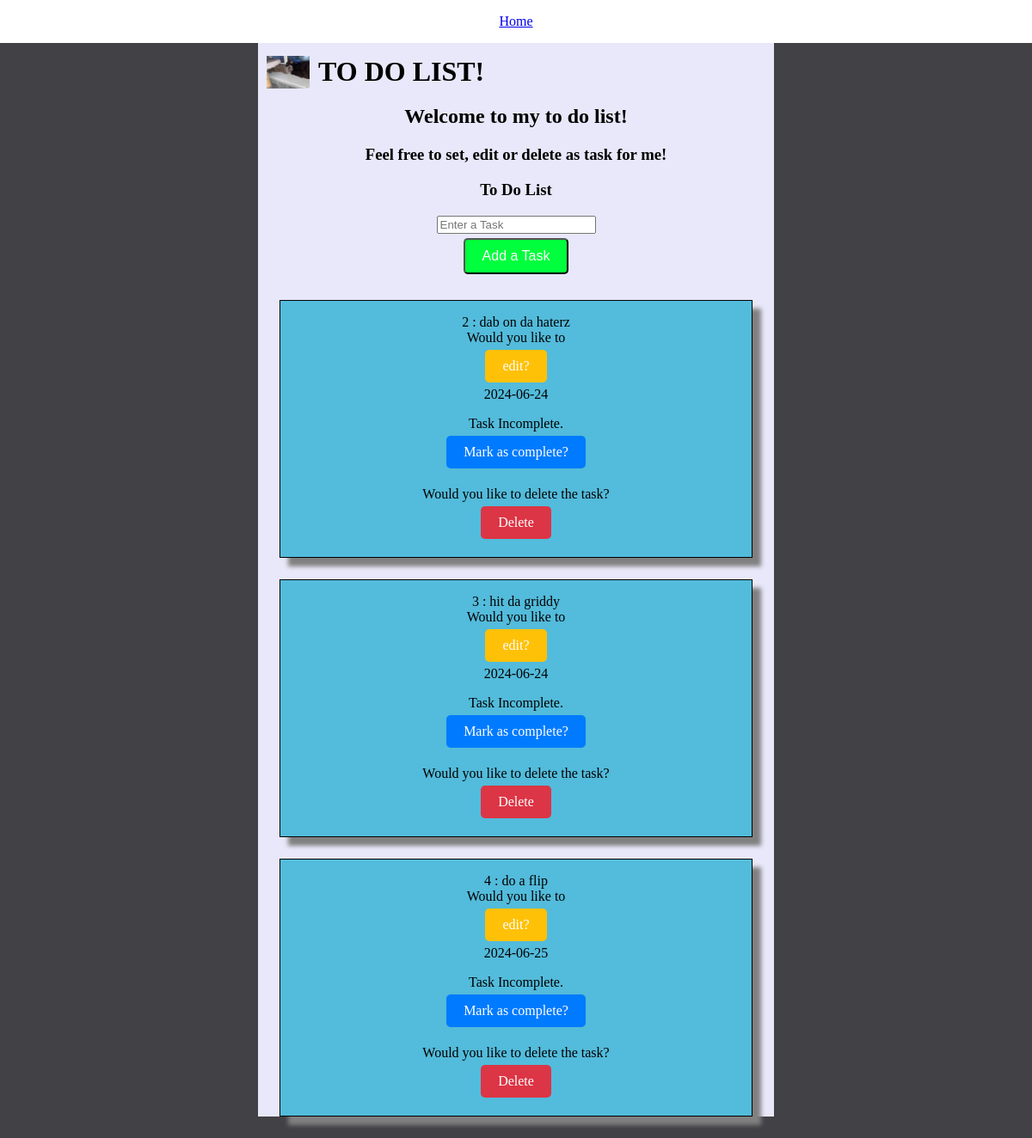
Before: / with the older database file.
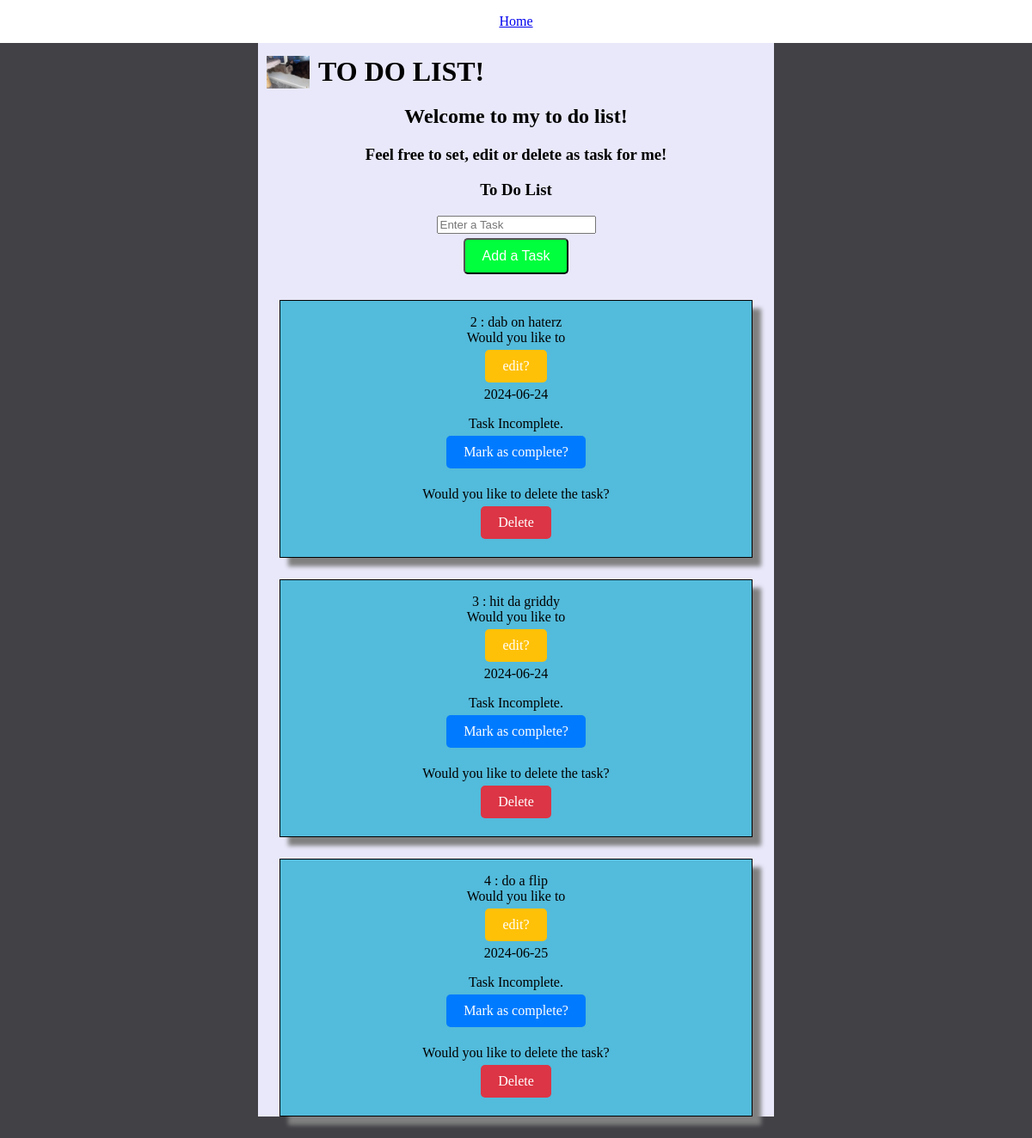
After: the same page with the newer database file.
### app.py (models this page shows)
class Todo(db.Model):
    id = db.Column(db.Integer, primary_key = True)
    task = db.Column(db.String(300), unique = True)
    complete = db.Column(db.Boolean, default=False)
    date = db.Column(db.DateTime, default=datetime.now)

### app.py (the view)
@app.route("/")
def home():
    todo_list = Todo.query.all()
    print(todo_list)
    return render_template("index.html", todo_list = todo_list)

### templates/index.html (shortened to what this page needs)
{% extends 'base.html' %}
{% block content %}
    <div>
        <h3>To Do List</h3>
        <form action="/add" method="post">
            <div>
                <input type="text" name="task" placeholder="Enter a Task"><br>
                <button type="submit" class="btn btn-add">Add a Task</button>
            </div>
        </form>
    <div>
        {% for todo in todo_list %}
        <div class="taskbox">
        <p>{{todo.id}} : {{todo.task}} <br>Would you like to <br><a href="{{ url_for('edit', todo_id=todo.id) }}" class="btn btn-edit">edit?</a> <br>{{todo.date.strftime('%Y-%m-%d') }}</p>
        {% if todo.complete==False %}
        <p>Task Incomplete.<br><a href="/update/{{todo.id}}" class="btn btn-update"> Mark as complete? </a></p>
        <p>Would you like to delete the task? <br><a href="/delete/{{todo.id}}" class="btn btn-delete">Delete </a> </p>
        {% else %}
        <p>Task Complete.<a href="/update/{{todo.id}}" class="btn btn-update"> Mark as incomplete? </a></p>
        <p> Would you like to delete the task? <a href="/delete/{{todo.id}}" class="btn btn-delete"> <br> Delete </a> </p>
        {% endif %}
    </div>
        {% endfor %}
    </div>
    </div>
{% endblock %}

### templates/base.html (shortened to what this page needs)
<!DOCTYPE html>
<html lang="en">
<head>
    <link rel="stylesheet" href="{{ url_for('static', filename='style.css')}}">
</head>
<body>
    <nav>
    <a href="{{ url_for('home')}}">Home</a>
    </nav>
    <div class="container">
    <div class="homebutton"> <a href= "{{ url_for('home')}}" target=""><img src="{{url_for('static', filename='images/kitties.jpg')}}"width ="50px"alt="KITTIES"><h1>TO DO LIST!</h1></a></div>
    <h2>Welcome to my to do list!</h2>
    <h3>Feel free to set, edit or delete as task for me!</h3>
    {% block content %}
    {% endblock %}
</div>
</body>
</html>

### static/style.css (style rules this page uses)
body { background-color: rgb(66, 65, 70); margin: 0px; }
nav { background-color: rgb(255, 255, 255); height: 50px; position: sticky; top: 0; display: flex; justify-content: space-evenly; align-items: center; }
.container { width: 50%; margin: 0 auto; min-height: 150vh; background-color: rgb(232, 232, 250); text-align: center; padding-top: 5px; }
h1 { color: rgb(0, 0, 0); margin: 0px; }
.taskbox { background-color:#53bbdb; border:1px black solid; margin: 25px; box-shadow: 10px 10px 5px grey; }
.homebutton { margin: 10px; }
.homebutton a { display: flex; align-items: center; text-decoration: none; }
.homebutton img { margin-right: 10px; }
.homebutton h1 { display: inline-block; margin: 0; }
.btn { display: inline-block; padding: 10px 20px; font-size: 1em; text-align: center; text-decoration: none; color: white; border-radius: 5px; transition: background-color 0.3s; margin: 5px; cursor: pointer; }
.btn-add { background-color: #00ff3c; }
.btn-update { background-color: #007bff; }
.btn-delete { background-color: #dc3545; }
.btn-edit { background-color: #ffc107; }

Changed rows visible on the page:
changed Todo id 2: task "dab on da haterz" → "dab on haterz"
